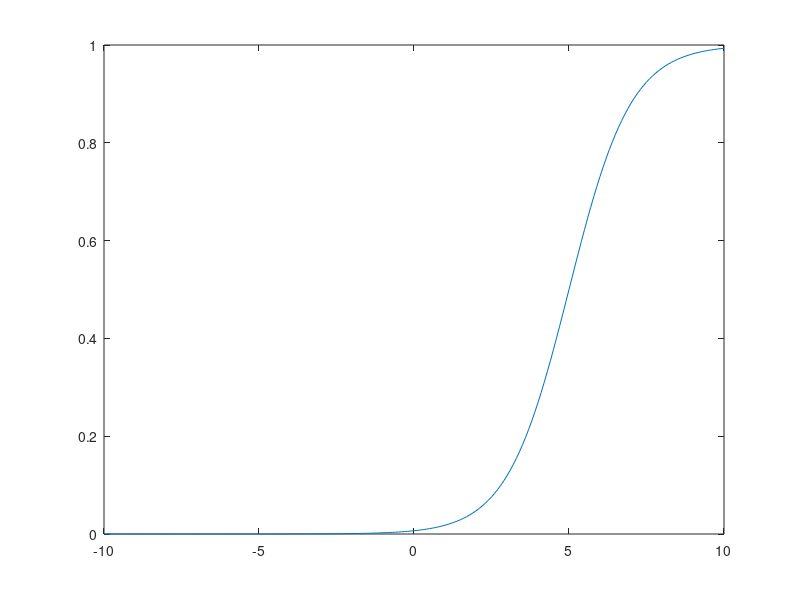

Source code (MATLAB):
% Slope of the sigmoid function
sig_slope = 1;
% Point of 1/2 output from the sigmoid function
sig_half= 5; 
e=-10:0.1:10;
duty_cycle_weight_sigmf = sigmf(e,[sig_slope,sig_half]);
plot(e,duty_cycle_weight_sigmf)